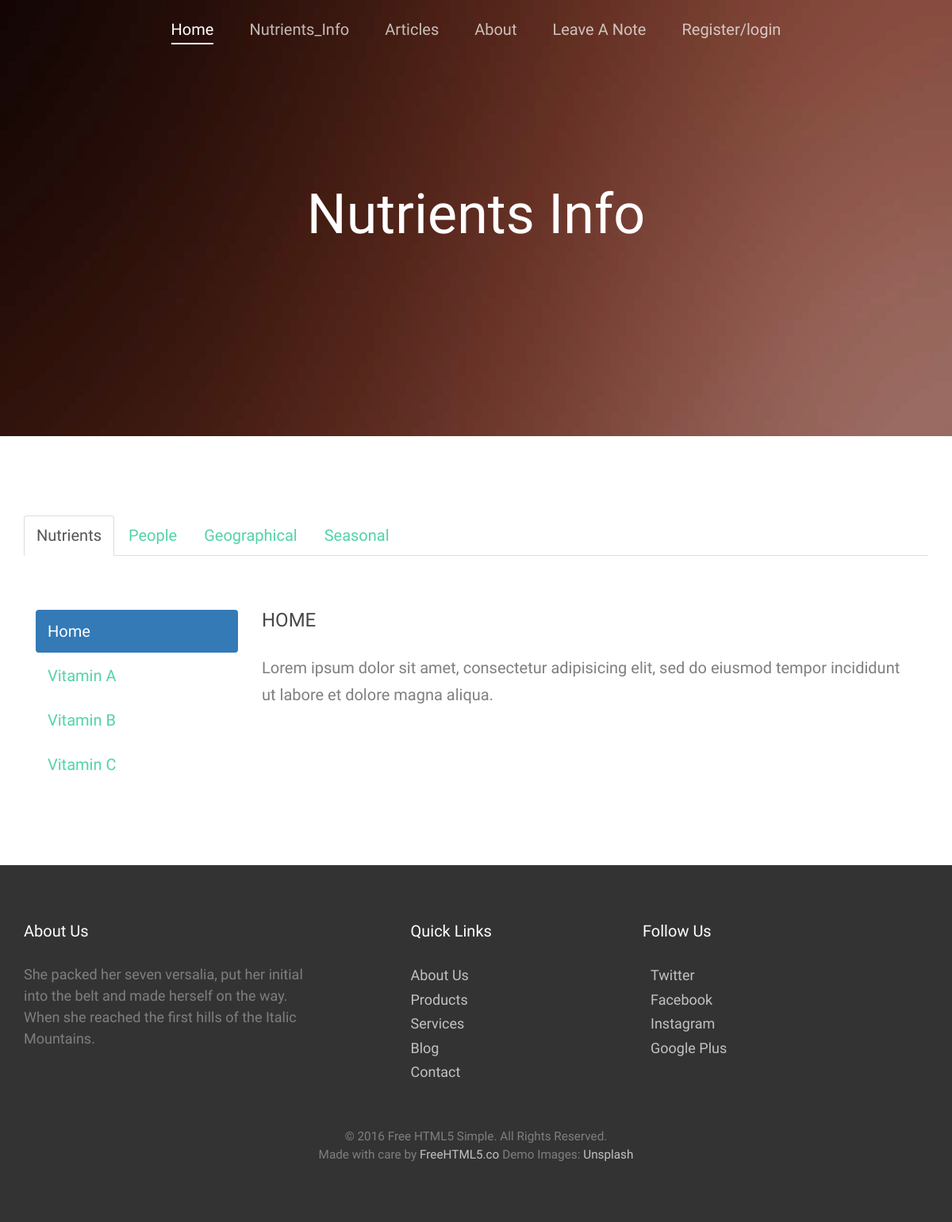
Page /info/ on the earlier database version.
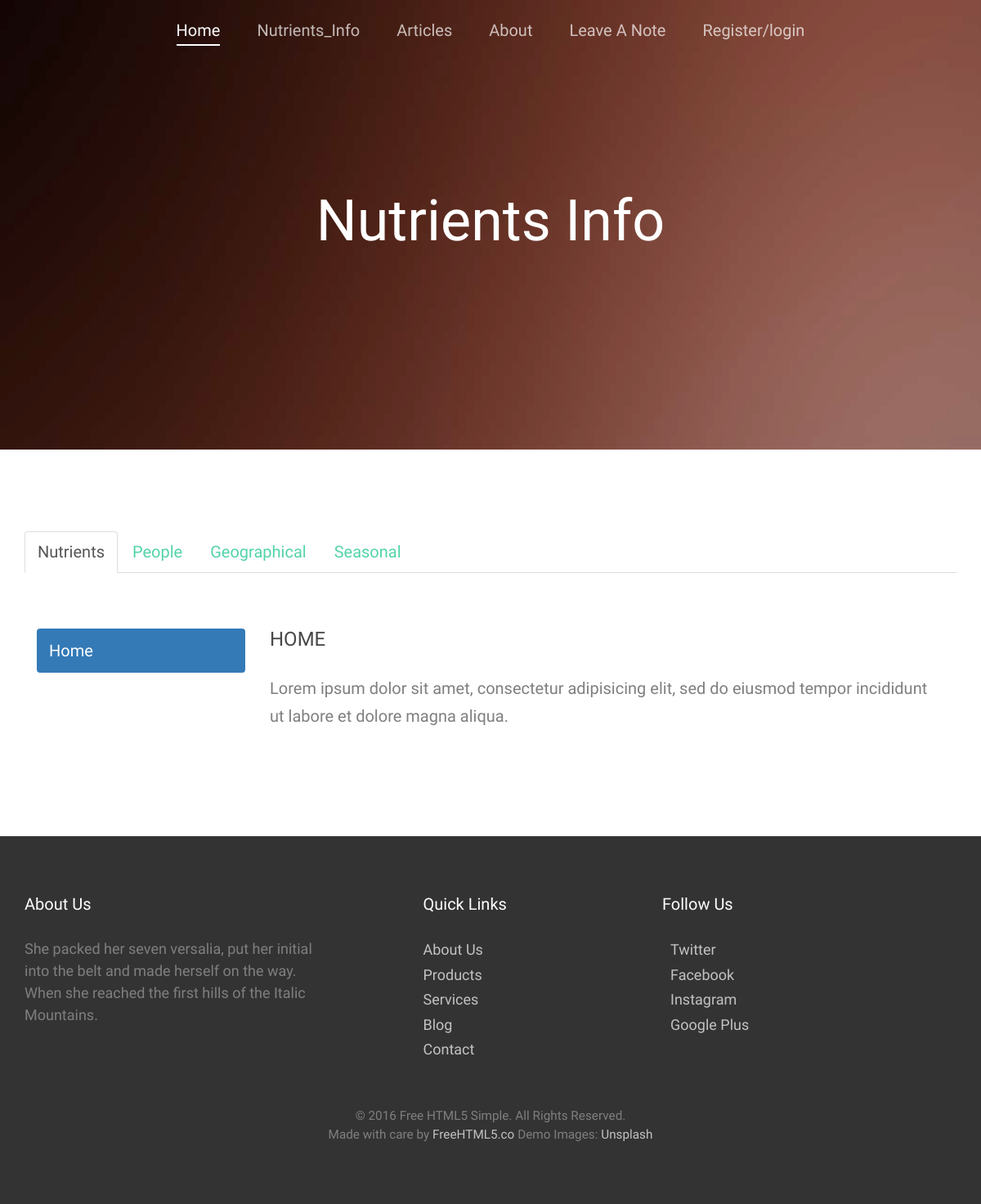
Same page on the later database version.
### nutrients_info/models.py (models this page shows, shortened)
class Nutrient(models.Model):
    name = models.CharField(max_length=100)
    avg_intake = models.CharField(max_length=1000)

### nutrients_info/views.py (the view)
# urls.py: url(r'^info/', include('nutrients_info.urls')),
def info(request):
    nutrients = Nutrient.objects.all()
    diseases = Disease.objects.all()
    foods = Food.objects.all()
    seasons = Season.objects.all()
    peoples = People.objects.all()
    geographicals = Geographical.objects.all()
    return render(request, 'nutrients_info.html', {'nutrients': nutrients,
                                                   'diseases': diseases,
                                                   'foods': foods,
                                                   'seasons': seasons,
                                                   'peoples': peoples,
                                                   'geographicals': geographicals
                                                   })

### nutrients_info/templates/nutrients_info.html (shortened to what this page needs)
{% extends 'base.html' %}
{% block body %}
  <div class="fh5co-hero"
       style="background-image: url(images/hero_2.jpg);"
       data-stellar-background-ratio="0.5">
    <div class="overlay"></div>
    <div class="container">
      <div class="row">
        <div
            class="col-md-8 col-md-offset-2 col-sm-12 col-sm-offset-0 col-xs-12 col-xs-offset-0 text-center fh5co-table">
          <div class="fh5co-intro fh5co-table-cell">
            <h1 class="text-center">Nutrients Info</h1>
          </div>
        </div>
      </div>
    </div>
  </div>
  <div class="fh5co-section">
    <div class="container">
      <ul class="nav nav-tabs">
        <li class="active"><a data-toggle="tab" href="#nutrients">Nutrients</a>
        </li>
        <li><a data-toggle="tab" href="#people">People</a></li>
        <li><a data-toggle="tab" href="#geographical">Geographical</a></li>
        <li><a data-toggle="tab" href="#seasonal">Seasonal</a></li>
      </ul>
      <div class="tab-content">
        <div id="nutrients" class="tab-pane fade in active">
          <br><br>
          <div class="container-fluid">
            <div class="row">
              <div class="col-md-3">
                <ul class="nav nav-pills nav-stacked">
                  <li class="active"><a data-toggle="pill"
                                        href="#home">Home</a>
                  </li>
                  {% for nutrient in nutrients %}
                    <li><a data-toggle="pill"
                           href="#{{ nutrient.id }}">{{ nutrient.name }}</a>
                    </li>
                  {% endfor %}
                </ul>
              </div>
              <div class="col-md-9">
                <div class="tab-content">
                  <div id="home" class="tab-pane fade in active">
                    <h3>HOME</h3>
                    <p>Lorem ipsum dolor sit amet, consectetur adipisicing
                      elit, sed
                      do eiusmod tempor incididunt ut labore et dolore magna
                      aliqua.</p>
                  </div>
                </div>
              </div>
              <div class="clearfix visible-lg"></div>
            </div>
          </div>
        </div>
      </div>
    </div>
  </div>
{% endblock %}

Differences in the rows shown:
removed Nutrient: name "Vitamin A"
removed Nutrient: name "Vitamin B"
removed Nutrient: name "Vitamin C"
